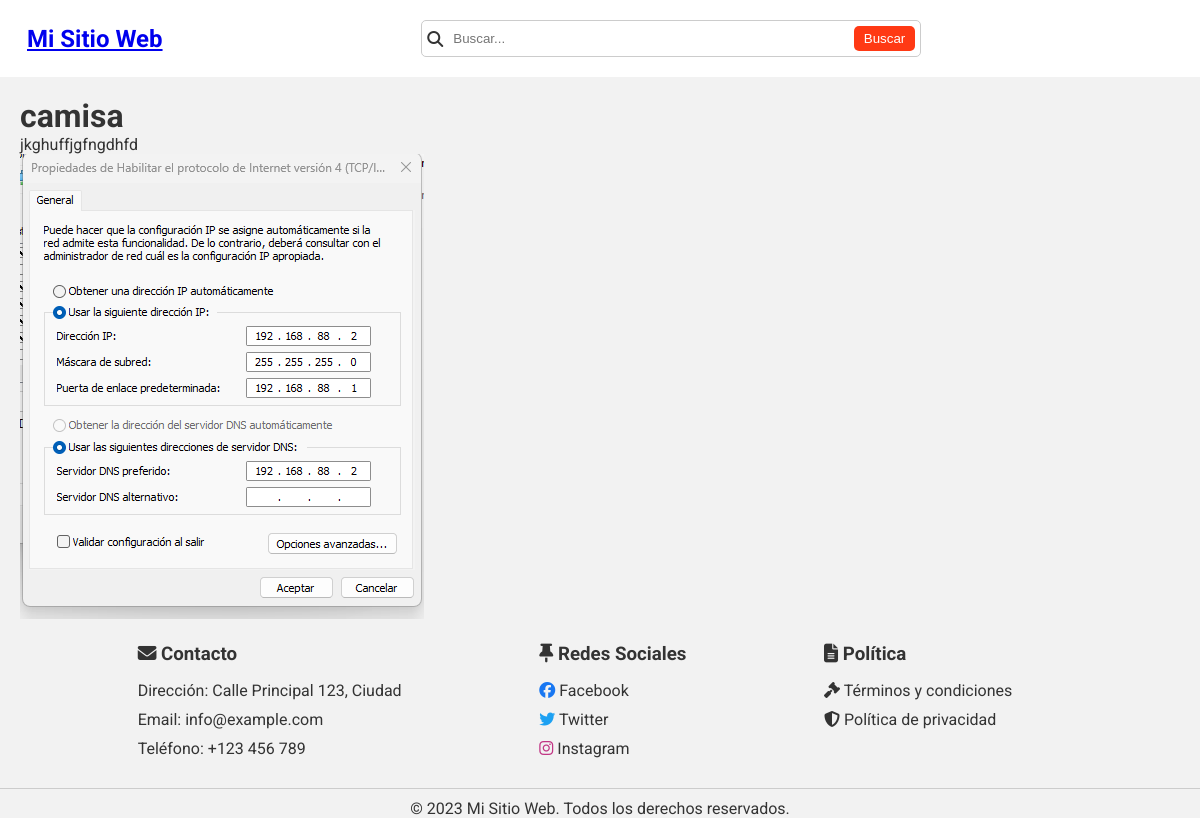
Page /producto/camisa/ on the committed database.
### productos/models.py (models this page shows, shortened)
class Producto(models.Model):
    nombre = models.CharField(max_length=100)
    slug = models.SlugField(max_length=100, unique=True)
    descripcion = models.TextField()
    categoria = models.ForeignKey(Categoria, on_delete=models.CASCADE)
    precio = models.DecimalField(max_digits=6, decimal_places=2)
    stock = models.IntegerField(default=0)
    imagen = models.ImageField(
        upload_to='static/img/productos', null=True, blank=True)
    en_oferta = models.BooleanField(default=False)
    oferta = models.OneToOneField(Oferta, null=True, blank=True, on_delete=models.SET_NULL, related_name= 'oferta_producto')
    class Meta:
        ordering = ['nombre']

### productos/views.py (the view)
# urls.py: path('producto/<slug:slug>/', ProductoDetailView.as_view(),
class ProductoDetailView(DetailView):
    model = Producto
    template_name = "productos/detalle.html"

### productos/templates/productos/detalle.html
{% extends 'base.html' %}
{% block content %}
<h1>{{ producto.nombre }}</h1>
<p>{{ producto.descripcion }}</p>
<img src="{{ producto.imagen.url }}">
{% endblock %}

### static/css/style.css (style rules this page uses)
* { margin: 0; padding: 0; box-sizing: border-box; }
body { font-family: 'Roboto', sans-serif; margin: 0; padding: 0; color: #333; background-color: #f2f2f2; }

### static/css/detalle.css (style rules this page uses)
* { margin: 0; padding: 0; box-sizing: border-box; }
body { background-color: #f2f2f2; }

### rows in the picture
Producto: nombre "camisa", descripcion "jkghuffjgfngdhfd", imagen (picture)
